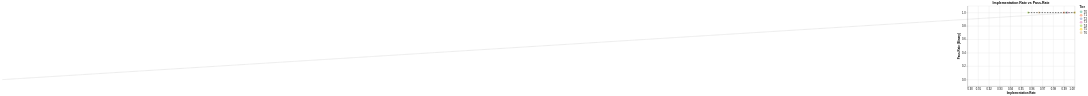

Here is the Vega-Lite specification saved for this chart:
### Vega-Lite specification from a JSON file in a GitHub repository (floating-point values rounded to 4 significant figures)
{"config": {"view": {"continuousWidth": 300, "continuousHeight": 300}}, "layer": [{"mark": {"type": "circle", "opacity": 0.6, "size": 60}, "encoding": {"color": {"field": "tier", "scale": {"domain": ["T0", "T1", "T2", "T3", "T4", "T5", "T6"], "range": ["#66c2a5", "#fc8d62", "#8da0cb", "#e78ac3", "#a6d854", "#ffd92f", "#e5c494"]}, "sort": ["T0", "T1", "T2", "T3", "T4", "T5", "T6"], "title": "Tier", "type": "nominal"}, "tooltip": [{"field": "agent_model", "title": "Model", "type": "nominal"}, {"field": "tier", "title": "Tier", "type": "nominal"}, {"field": "impl_rate", "format": ".3f", "title": "Impl-Rate", "type": "quantitative"}, {"field": "pass_rate", "format": "d", "title": "Passed", "type": "quantitative"}], "x": {"field": "impl_rate", "scale": {"domain": [0.9, 1.0]}, "title": "Implementation Rate", "type": "quantitative"}, "y": {"field": "pass_rate", "scale": {"domain": [-0.1, 1.1]}, "title": "Pass-Rate (Binary)", "type": "quantitative"}}}, {"mark": {"type": "line", "color": "black", "strokeDash": [5, 5]}, "encoding": {"x": {"field": "impl_rate", "scale": {"domain": [0.9, 1.0]}, "type": "quantitative"}, "y": {"field": "pass_rate", "scale": {"domain": [-0.1, 1.1]}, "type": "quantitative"}}, "transform": [{"on": "impl_rate", "regression": "pass_rate"}]}, {"data": {"name": "data-42f50405073b2dbe8396db6b7dd2f6be"}, "mark": {"type": "line", "color": "gray", "opacity": 0.5, "strokeDash": [2, 2]}, "encoding": {"x": {"field": "x", "type": "quantitative"}, "y": {"field": "y", "type": "quantitative"}}}], "data": {"name": "data-5e63c9be64d0b3a67ce06a3a8ce633c1"}, "height": 300, "title": "Implementation Rate vs Pass-Rate", "width": 400, "$schema": "https://vega.github.io/schema/vega-lite/v6.1.0.json", "datasets": {"data-5e63c9be64d0b3a67ce06a3a8ce633c1": [{"agent_model": "Sonnet 4.5", "tier": "T0", "passed": true, "impl_rate": 0.9923, "pass_rate": 1}, {"agent_model": "Sonnet 4.5", "tier": "T1", "passed": true, "impl_rate": 0.99, "pass_rate": 1}, {"agent_model": "Sonnet 4.5", "tier": "T2", "passed": true, "impl_rate": 1.0, "pass_rate": 1}, {"agent_model": "Sonnet 4.5", "tier": "T3", "passed": true, "impl_rate": 0.9933, "pass_rate": 1}, {"agent_model": "Sonnet 4.5", "tier": "T4", "passed": true, "impl_rate": 0.9567, "pass_rate": 1}, {"agent_model": "Sonnet 4.5", "tier": "T5", "passed": true, "impl_rate": 1.0, "pass_rate": 1}, {"agent_model": "Sonnet 4.5", "tier": "T6", "passed": true, "impl_rate": 0.9667, "pass_rate": 1}], "data-42f50405073b2dbe8396db6b7dd2f6be": [{"x": 0, "y": 0}, {"x": 1, "y": 1}]}}
